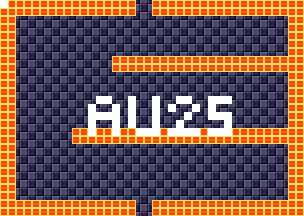

This is a level from a 2D game, rendered from its Tiled map with the project's own tilesets. A one-line summary and the map file follow, with tile-layer data summarised:
An orthogonal 38x27 tile map with 8x8 px tiles, 4 tile layers (background, foreground, room numbers, Objects), 15 tilesets.

<map version="1.5" tiledversion="1.7.1" orientation="orthogonal" renderorder="right-down" width="38" height="27" tilewidth="8" tileheight="8" infinite="0" nextlayerid="11" nextobjectid="1">
 <tileset firstgid="1" source="tilesheets/tsKarniMata.tsx" />
 <tileset firstgid="1025" source="tilesheets/tsVoodooWasp.tsx" />
 <tileset firstgid="2049" source="tilesheets/tsBurial.tsx" />
 <tileset firstgid="3073" source="tilesheets/tsBlueTemple.tsx" />
 <tileset firstgid="4097" source="tilesheets/tsGoddess.tsx" />
 <tileset firstgid="5121" source="tilesheets/tsKonark.tsx" />
 <tileset firstgid="6145" name="sEnemies" tilewidth="8" tileheight="8" tilecount="1024" columns="32">
  <image source="../grapx/tilesheets/sObjects.bmp" trans="ff94ff" width="256" height="256" />
 </tileset>
 <tileset firstgid="7169" source="tilesheets/tsIceTemple.tsx" />
 <tileset firstgid="8193" source="tilesheets/tsLavaArea.tsx" />
 <tileset firstgid="9217" source="tilesheets/tsBossArea.tsx" />
 <tileset firstgid="10241" source="tilesheets/tsPegu.tsx" />
 <tileset firstgid="11265" source="tilesheets/sTiwanakuTemple.tsx" />
 <tileset firstgid="12289" source="tilesheets/sIndraTemple.tsx" />
 <tileset firstgid="13313" source="tilesheets/sTeleport.tsx" />
 <tileset firstgid="14337" source="tilesheets/sObjects.tsx" />
 <layer id="2" name="background" width="38" height="27">
  <data>[1026 cells, 1026 non-empty, 2 distinct tile ids]</data>
 </layer>
 <layer id="1" name="foreground" width="38" height="27">
  <data>[1026 cells, 334 non-empty, 1 distinct tile ids]</data>
 </layer>
 <layer id="7" name="room numbers" width="38" height="27">
  <data>[1026 cells, 45 non-empty, 1 distinct tile ids]</data>
 </layer>
 <layer id="10" name="Objects" width="38" height="27">
  <data>[1026 cells, 0 non-empty, 0 distinct tile ids]</data>
 </layer>
</map>
